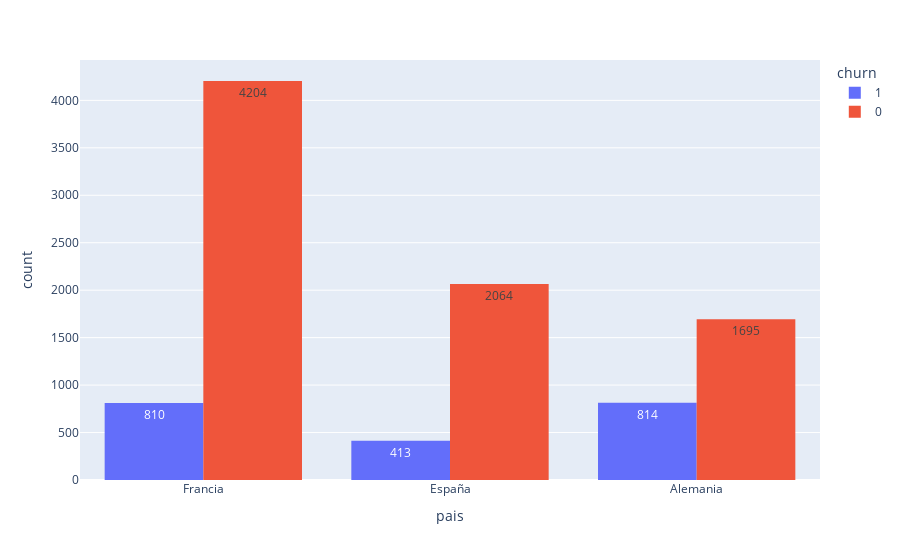

The cell this chart's notebook holds for it:
### Code cell
px.histogram(datos, x= "pais", text_auto=True, color="churn", barmode= "group")

### Figure 1 — Plotly figure (JSON) as saved in the notebook; plotly's stock layout.template omitted (floating-point values rounded to 4 significant figures; data arrays with more than 128 entries replaced by an {"elided": "..."} marker saying what was removed)
{"data": [{"alignmentgroup": "True", "bingroup": "x", "hovertemplate": "churn=1<br>pais=%{x}<br>count=%{y}<extra></extra>", "legendgroup": "1", "marker": {"color": "#636efa", "pattern": {"shape": ""}}, "name": "1", "offsetgroup": "1", "orientation": "v", "showlegend": true, "texttemplate": "%{value}", "type": "histogram", "x": {"elided": "2037 str values"}, "xaxis": "x", "yaxis": "y"}, {"alignmentgroup": "True", "bingroup": "x", "hovertemplate": "churn=0<br>pais=%{x}<br>count=%{y}<extra></extra>", "legendgroup": "0", "marker": {"color": "#EF553B", "pattern": {"shape": ""}}, "name": "0", "offsetgroup": "0", "orientation": "v", "showlegend": true, "texttemplate": "%{value}", "type": "histogram", "x": {"elided": "7963 str values"}, "xaxis": "x", "yaxis": "y"}], "layout": {"barmode": "group", "legend": {"title": {"text": "churn"}, "tracegroupgap": 0}, "margin": {"t": 60}, "xaxis": {"anchor": "y", "domain": [0, 1], "title": {"text": "pais"}}, "yaxis": {"anchor": "x", "domain": [0, 1], "title": {"text": "count"}}}}
